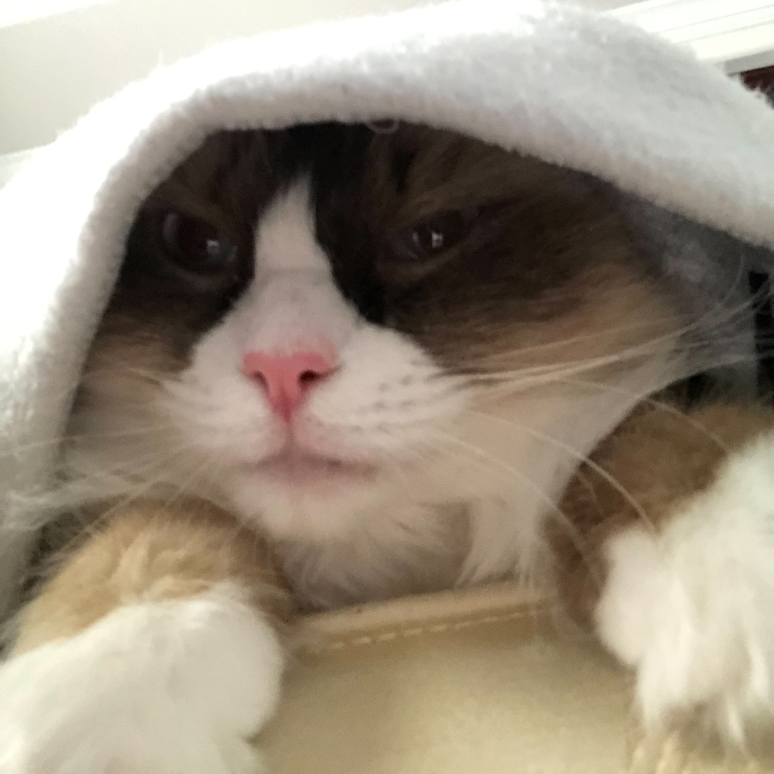
#> input picture lab1/cat.jpg, 2320 x 2320 px (shown at 1/3 size)
$ python 2.py
#> lines starting #> are read from the running program, lines starting #| are printed output that depends on the picture
import cv2

# a.
im = cv2.imread("cat.jpg")
#> im is the input picture: shape (2320, 2320, 3); mean B, G, R 126.1, 142.7, 154.2
im_gray = cv2.cvtColor(im, cv2.COLOR_BGR2GRAY)
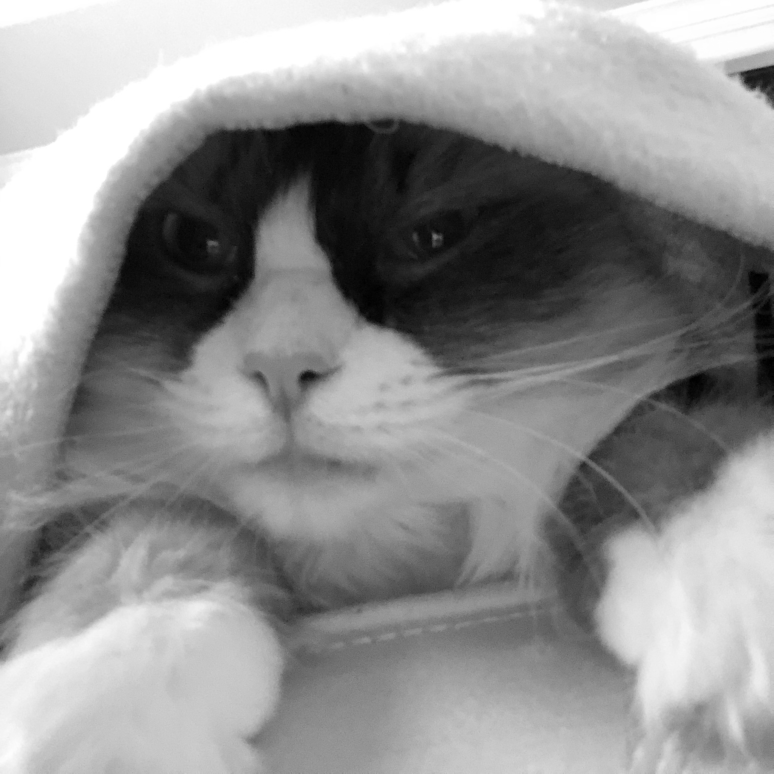
#> im_gray: shape (2320, 2320) (shown at 1/3 size); min 0, max 255, mean 144.3

cv2.imwrite("../lab3/cat_gray.png", im_gray)

# b.
im_resized = cv2.resize(im_gray, None, fx=0.5, fy=0.5)
cv2.imshow("Half-sized gray level image", im_resized)
cv2.waitKey(0)
cv2.destroyAllWindows()  # press any key to close the window
